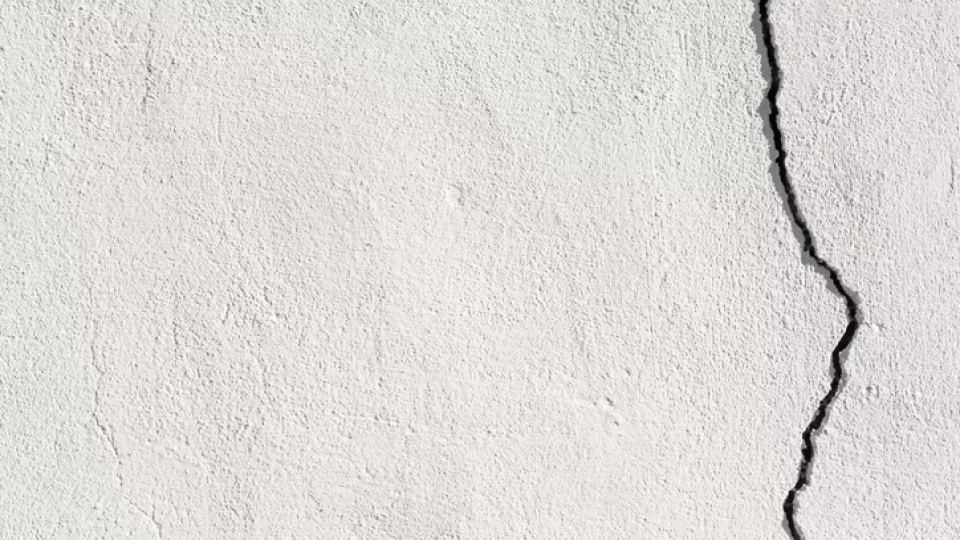
#> input picture images/imagem_1.webp, 1920 x 1080 px (shown at 1/2 size)
$ python -i processamento.py   (imports and definitions only)
#> lines starting #> are read from the running program, lines starting #| are printed output that depends on the picture; after the words box and inside, x2 and y2 are one past the last pixel; in counts of white or black regions, pixels touching at a corner belong together
import cv2

def process_image(img, standard_width=480):
    height = int(img.shape[0] * (standard_width / img.shape[1]))
    img = cv2.resize(img, (standard_width, height))

    gray = cv2.cvtColor(img, cv2.COLOR_BGR2GRAY)
    blurred = cv2.GaussianBlur(gray, (9, 9), 0)
    edges = cv2.Canny(blurred, 90, 255)
    return edges, img  # also returns resized image


def calculate_crack_metrics(contours, min_area=15):
    total_area = 0
    total_length = 0
    filtered_contours = []

    for cnt in contours:
        area = cv2.contourArea(cnt)
        length = cv2.arcLength(cnt, closed=False)
        if area > min_area:
            total_area += area
            total_length += length
            filtered_contours.append(cnt)

    return total_area, total_length, filtered_contours


def classify_crack(area, length):
    if area > 2000 or length > 1500:
        return "RISK OF COLLAPSE", (0, 0, 255)  # Red
    elif area > 1000 or length > 700:
        return "WARNING", (0, 255, 255)  # Yellow
    else:
        return "STABLE", (0, 255, 0)  # Green


def draw_results(img, contours, area, length, status, text_color):
    output = img.copy()
    for cnt in contours:
        cv2.drawContours(output, [cnt], -1, text_color, 2)
    return output


def analyze_crack(image_path, output_path):
#> called with image_path = 'images/imagem_1.webp', output_path = 'out.png'
    img = cv2.imread(image_path)
#> img is the input picture: shape (1080, 1920, 3); mean B, G, R 214.9, 219.2, 222.4
    edges, img = process_image(img)
#> in process_image, `img = cv2.resize(img, (standard_width, height))`:
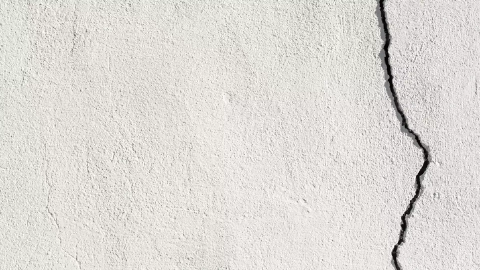
#> img: shape (270, 480, 3); mean of channels 0, 1, 2 215.1, 219.4, 222.6; drawn as B, G, R
#> in process_image, `blurred = cv2.GaussianBlur(gray, (9, 9), 0)`:
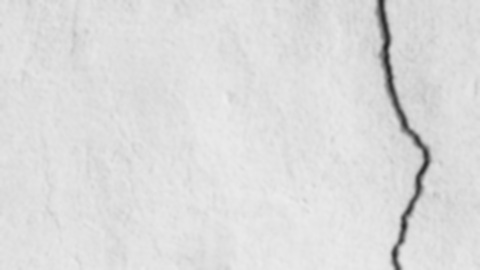
#> blurred: shape (270, 480); min 40, max 237, mean 220
#> in process_image, `edges = cv2.Canny(blurred, 90, 255)`:
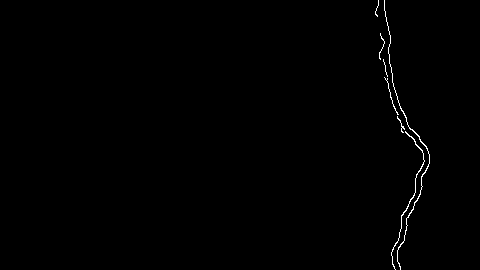
#> edges: shape (270, 480); 0.5% white in thin lines or dots, all inside (x1, y1, x2, y2) = (375, 0, 430, 270)
    contours, _ = cv2.findContours(edges.copy(), cv2.RETR_EXTERNAL, cv2.CHAIN_APPROX_SIMPLE)
#> contours = 7 contours, 5 with area under 20; largest, box (x1, y1, x2, y2) and area: (384, 0, 430, 270) 50, (391, 131, 425, 270) 40
    area, length, filtered_contours = calculate_crack_metrics(contours)
#> the loop in calculate_crack_metrics, `for cnt in contours:` made 7 passes
#> (area, length, total_area, total_length) on passes 1, 6: (40, 316.5, 40, 316.5), (49.5, 602.7, 89.5, 919.2)
#> after the loop in calculate_crack_metrics, `for cnt in contours:`: filtered_contours = 2 contours; box (x1, y1, x2, y2) and area: (384, 0, 430, 270) 50, (391, 131, 425, 270) 40; total_area = 89.5; total_length = 919.2
#> area = 89.5; length = 919.2
    status, color = classify_crack(area, length)
#> status = 'WARNING'; color = (0, 255, 255)
    result_img = draw_results(img, filtered_contours, area, length, status, color)
#> the loop in draw_results, `for cnt in contours:` made 2 passes
#> after the loop in draw_results, `for cnt in contours:`:
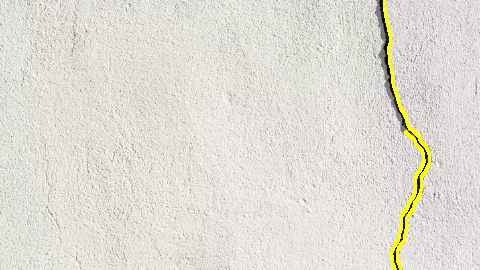
#> output: shape (270, 480, 3); 1.24% of pixels changed, all inside (x1, y1, x2, y2) = (383, 0, 431, 270); drawn as B, G, R

    # Save result image
    cv2.imwrite(output_path, result_img)

    return output_path, status, int(area), int(length)

>>> result = analyze_crack('images/imagem_1.webp', 'out.png')
#> result = ('out.png', 'WARNING', 89, 919)

$ run again, on images/imagem-3.png
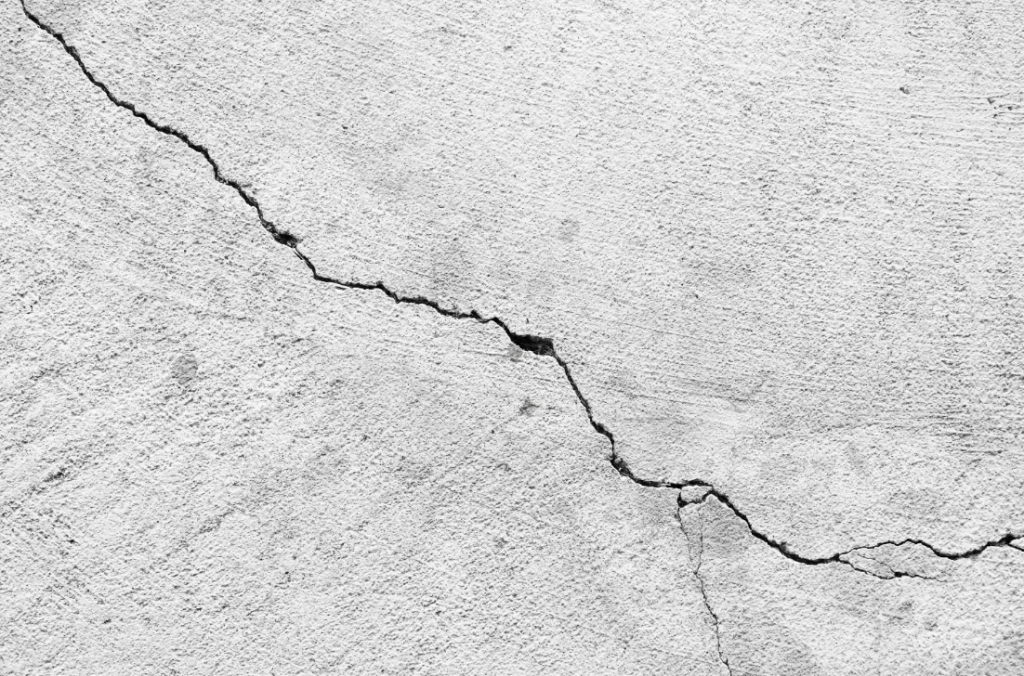
#> input picture images/imagem-3.png, 1024 x 676 px
#> in analyze_crack, img is the input picture: shape (676, 1024, 3); mean B, G, R 210.4, 210.4, 210.4
#> img: shape (316, 480, 3)
#> in process_image, `edges = cv2.Canny(blurred, 90, 255)`:
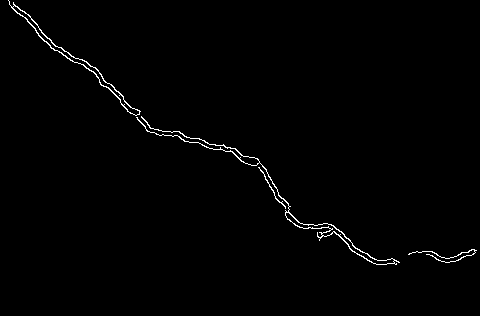
#> edges: shape (316, 480); 0.94% white in thin lines or dots, all inside (x1, y1, x2, y2) = (8, 0, 477, 265)
#> contours = 4 contours; box (x1, y1, x2, y2) and area: (8, 0, 141, 116) 794, (136, 116, 400, 265) 692, (408, 249, 477, 263) 22, (258, 167, 286, 209) 22
#> the loop in calculate_crack_metrics, `for cnt in contours:` made 4 passes
#> (area, length, total_area, total_length) on passes 1 to 4: (21.5, 268.4, 21.5, 268.4), (21.5, 108, 43, 376.3), (692, 1056.9, 735, 1433.2), (793.5, 386.8, 1528.5, 1820)
#> after the loop in calculate_crack_metrics, `for cnt in contours:`: filtered_contours has the same summary as contours in analyze_crack; total_area = 1528.5; total_length = 1820
#> in analyze_crack, `area, length, filtered_contours = calculate_crack_metrics(contours)`: area = 1528.5; length = 1820; filtered_contours has the same summary as contours
#> status = 'RISK OF COLLAPSE'; color = (0, 0, 255)
#> the loop in draw_results, `for cnt in contours:` made 4 passes
#> after the loop in draw_results, `for cnt in contours:`:
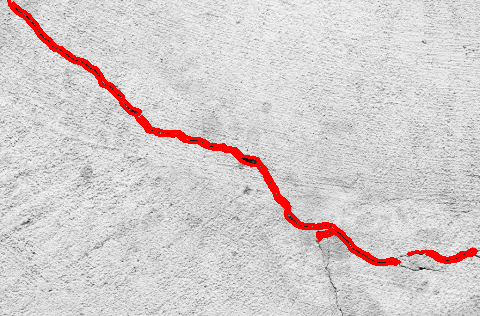
#> output: shape (316, 480, 3); mean of channels 0, 1, 2 205.6, 205.6, 212.7; drawn as B, G, R
#> result = ('out.png', 'RISK OF COLLAPSE', 1528, 1820)

$ run again, on images/imagem_2.jpg
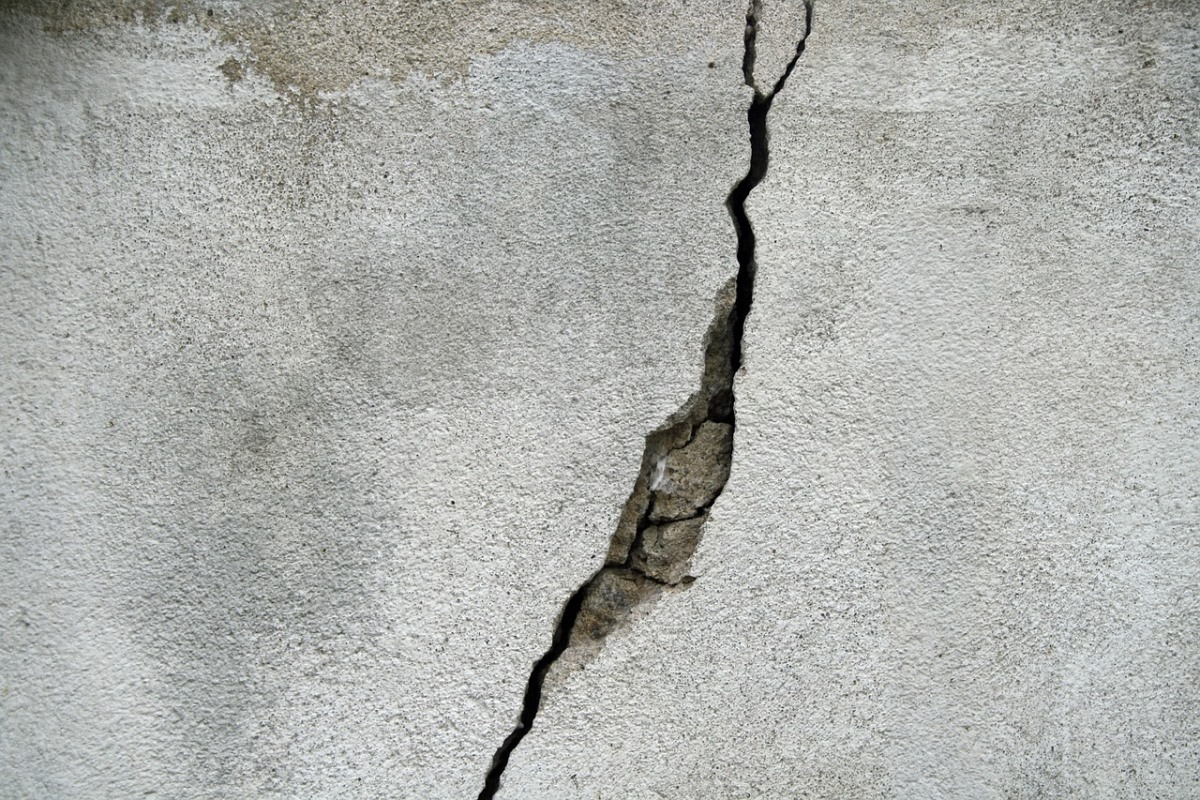
#> input picture images/imagem_2.jpg, 1200 x 800 px
#> in analyze_crack, img is the input picture: shape (800, 1200, 3); mean B, G, R 171.8, 175.3, 173.6
#> img: shape (320, 480, 3)
#> in process_image, `edges = cv2.Canny(blurred, 90, 255)`:
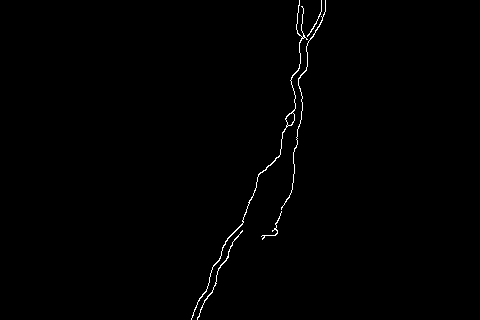
#> edges: shape (320, 480); 0.61% white in thin lines or dots, all inside (x1, y1, x2, y2) = (191, 0, 326, 320)
#> contours = 5 contours, 2 with area under 20; largest, box (x1, y1, x2, y2) and area: (191, 0, 308, 320) 176, (197, 230, 243, 320) 34, (281, 0, 326, 210) 29
#> the loop in calculate_crack_metrics, `for cnt in contours:` made 5 passes
#> (area, length, total_area, total_length) on passes 1, 3, 5: (34, 215.1, 34, 215.1), (29, 461.2, 63, 676.3), (175.5, 834.9, 238.5, 1511.2)
#> after the loop in calculate_crack_metrics, `for cnt in contours:`: filtered_contours = 3 contours; box (x1, y1, x2, y2) and area: (191, 0, 308, 320) 176, (197, 230, 243, 320) 34, (281, 0, 326, 210) 29; total_area = 238.5; total_length = 1511.2
#> in analyze_crack, `area, length, filtered_contours = calculate_crack_metrics(contours)`: area = 238.5; length = 1511.2
#> status = 'RISK OF COLLAPSE'; color = (0, 0, 255)
#> the loop in draw_results, `for cnt in contours:` made 3 passes
#> after the loop in draw_results, `for cnt in contours:`:
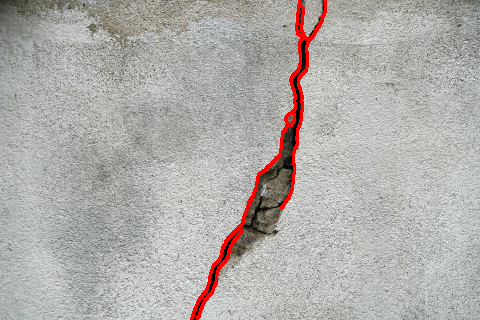
#> output: shape (320, 480, 3); mean of channels 0, 1, 2 169.9, 173.3, 176.1; drawn as B, G, R
#> result = ('out.png', 'RISK OF COLLAPSE', 238, 1511)
